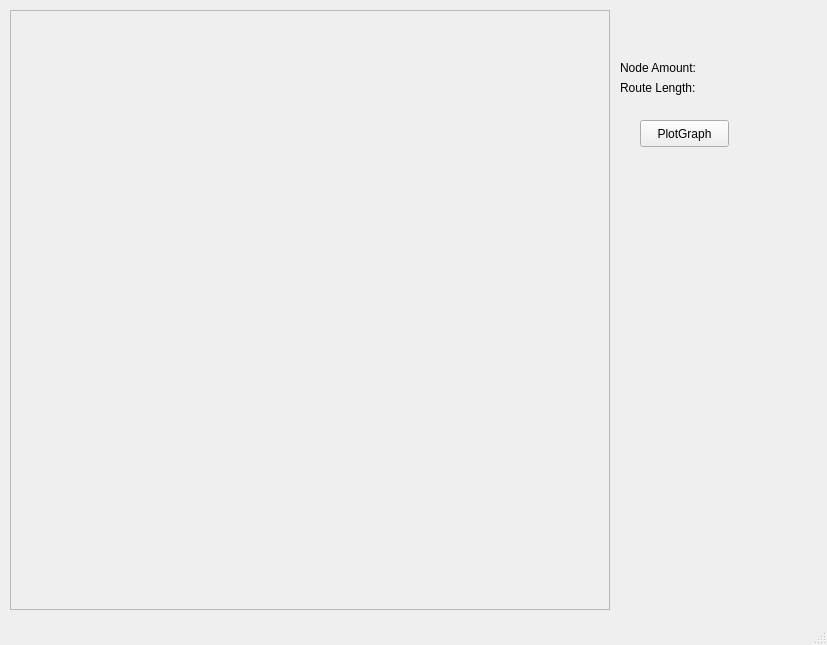
<?xml version="1.0" encoding="UTF-8"?>
<ui version="4.0">
 <class>MainWindow</class>
 <widget class="QMainWindow" name="MainWindow">
  <property name="geometry">
   <rect>
    <x>0</x>
    <y>0</y>
    <width>827</width>
    <height>645</height>
   </rect>
  </property>
  <property name="windowTitle">
   <string>Traveling Salesman</string>
  </property>
  <widget class="QWidget" name="centralwidget">
   <widget class="QPushButton" name="plotButton">
    <property name="geometry">
     <rect>
      <x>640</x>
      <y>120</y>
      <width>89</width>
      <height>27</height>
     </rect>
    </property>
    <property name="text">
     <string>PlotGraph</string>
    </property>
   </widget>
   <widget class="QFrame" name="mainFrame">
    <property name="geometry">
     <rect>
      <x>10</x>
      <y>10</y>
      <width>600</width>
      <height>600</height>
     </rect>
    </property>
    <property name="frameShape">
     <enum>QFrame::StyledPanel</enum>
    </property>
    <property name="frameShadow">
     <enum>QFrame::Raised</enum>
    </property>
   </widget>
   <widget class="QLabel" name="label_2">
    <property name="geometry">
     <rect>
      <x>620</x>
      <y>80</y>
      <width>91</width>
      <height>16</height>
     </rect>
    </property>
    <property name="text">
     <string>Route Length:</string>
    </property>
   </widget>
   <widget class="QLabel" name="lengthRoute">
    <property name="geometry">
     <rect>
      <x>720</x>
      <y>80</y>
      <width>62</width>
      <height>15</height>
     </rect>
    </property>
    <property name="text">
     <string/>
    </property>
   </widget>
   <widget class="QLabel" name="label_3">
    <property name="geometry">
     <rect>
      <x>620</x>
      <y>60</y>
      <width>101</width>
      <height>16</height>
     </rect>
    </property>
    <property name="text">
     <string>Node Amount:</string>
    </property>
   </widget>
   <widget class="QLabel" name="nodeAmount">
    <property name="geometry">
     <rect>
      <x>720</x>
      <y>60</y>
      <width>62</width>
      <height>15</height>
     </rect>
    </property>
    <property name="text">
     <string/>
    </property>
   </widget>
  </widget>
  <widget class="QStatusBar" name="statusbar"/>
 </widget>
 <resources/>
 <connections/>
</ui>
